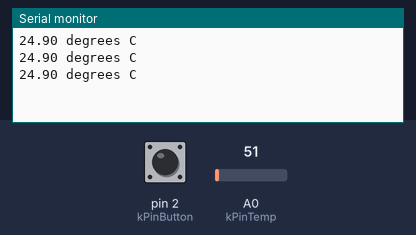
Bench run of a sketch on a simulated Arduino Uno, built with avr-gcc and run on an emulated ATmega328P. Parts: the last lines printed to the serial monitor. The inputs (shaded band) are chosen by the test bench; at power-on: pin 2 (kPinButton) HIGH, A0 (kPinTemp) = 51.

Above: at 1.3 s.
1.4 s: pin 2 (kPinButton) pulled LOW for 0.6 s
At 1.9 s:
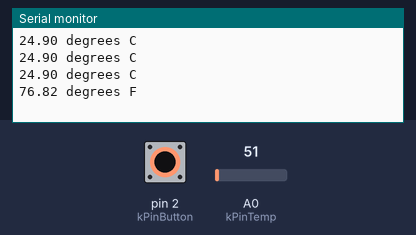
3.5 s: A0 (kPinTemp) set to 61
At 3.9 s:
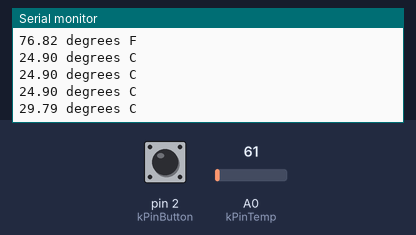
5.0 s: pin 2 (kPinButton) pulled LOW for 1 s
At 5.4 s:
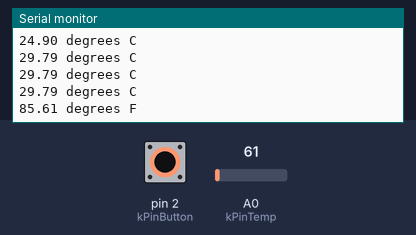
7.5 s: A0 (kPinTemp) set to 71
At 7.9 s:
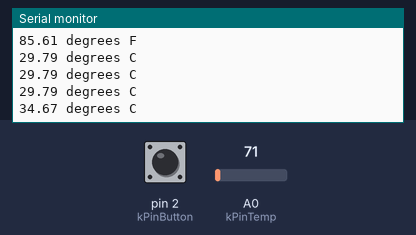
Timing chart, 0 to 10.0 s (numbered marks = the images above; inputs shaded):
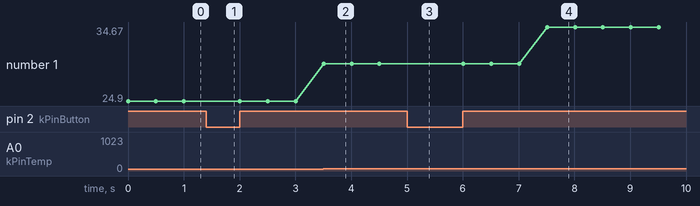

Measured:
- after the input at 1.4 s, the serial monitor: prints a new line after 0.10 s (image 1)
- after the input at 3.5 s, the serial monitor: prints a new line at once (image 2)
- after the input at 5.0 s, the serial monitor: prints a new line at once (image 3)
- after the input at 7.5 s, the serial monitor: prints a new line at once (image 4)
- plotted number 1: 24.9 → 29.79 after the input at 3.5 s, 29.79 → 34.67 after the input at 7.5 s

The sketch:

Lab4.ino.ino
```cpp
const int kPinTemp = A0;
const int kPinButton = 2;

void setup()
{
  Serial.begin(9600);
  pinMode(kPinButton, INPUT);
  digitalWrite(kPinButton, HIGH);
}

void loop()
{
  float temperatureC = getTemperatureC();

  if (digitalRead(kPinButton) == LOW)
  {
    float fr = convertToF(temperatureC);

    Serial.print(fr);
    Serial.println(" degrees F");
  }

  else
  {
    Serial.print(temperatureC);
    Serial.println(" degrees C");
  }
  delay(500);

}

float getTemperatureC()
{
  int reading = analogRead(kPinTemp);

  float voltage = (reading / 1024.0) * 5000.0;
  return (voltage / 10.0) ;

}

float convertToF(float temperatureC)
{
  return (temperatureC * 9.0 / 5.0) + 32.0;
}
```
